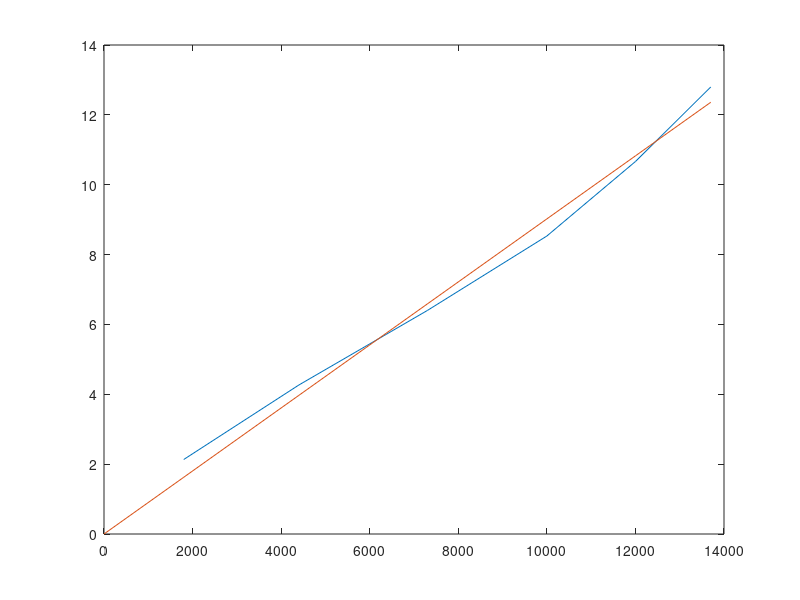

Write MATLAB code to recreate this figure. (Note: this script raises an error after producing the figure.)
close all
circumMeters = 0.115;
widthMeters = 0.015;
surfArea = circumMeters*widthMeters;

forceCalArb = [1800;4400;7300;10000;12000;13700];
forceCalGrams = [50;100;150;200;250;300];
forceCalNewtons = (forceCalGrams./1000)*9.81;
forceCalPascals = forceCalNewtons./surfArea;
forceCalMMHg = forceCalPascals/133.322;
m = forceCalArb\forceCalMMHg;
plot(forceCalArb,forceCalMMHg)
hold on
plot([0;forceCalArb],[0;forceCalArb]*m)

figure
trial4 = squeezeTrial;
trial4(:,1) = (trial4(:,1)-trial4(1,1))/1000;
xInd = find(trial4(:,1)>150 & trial4(:,1)<300);
xStart = xInd(1);
plotLineX = trial4(xInd,1)-trial4(xStart,1);
plotLineY = (trial4(xInd,2)-trial4(xStart,2)).*m*-1;
plot(plotLineX,plotLineY)
xlim([0 150])
ylim([-1 20])
xlabel('Time (s)')
ylabel('mmHg')